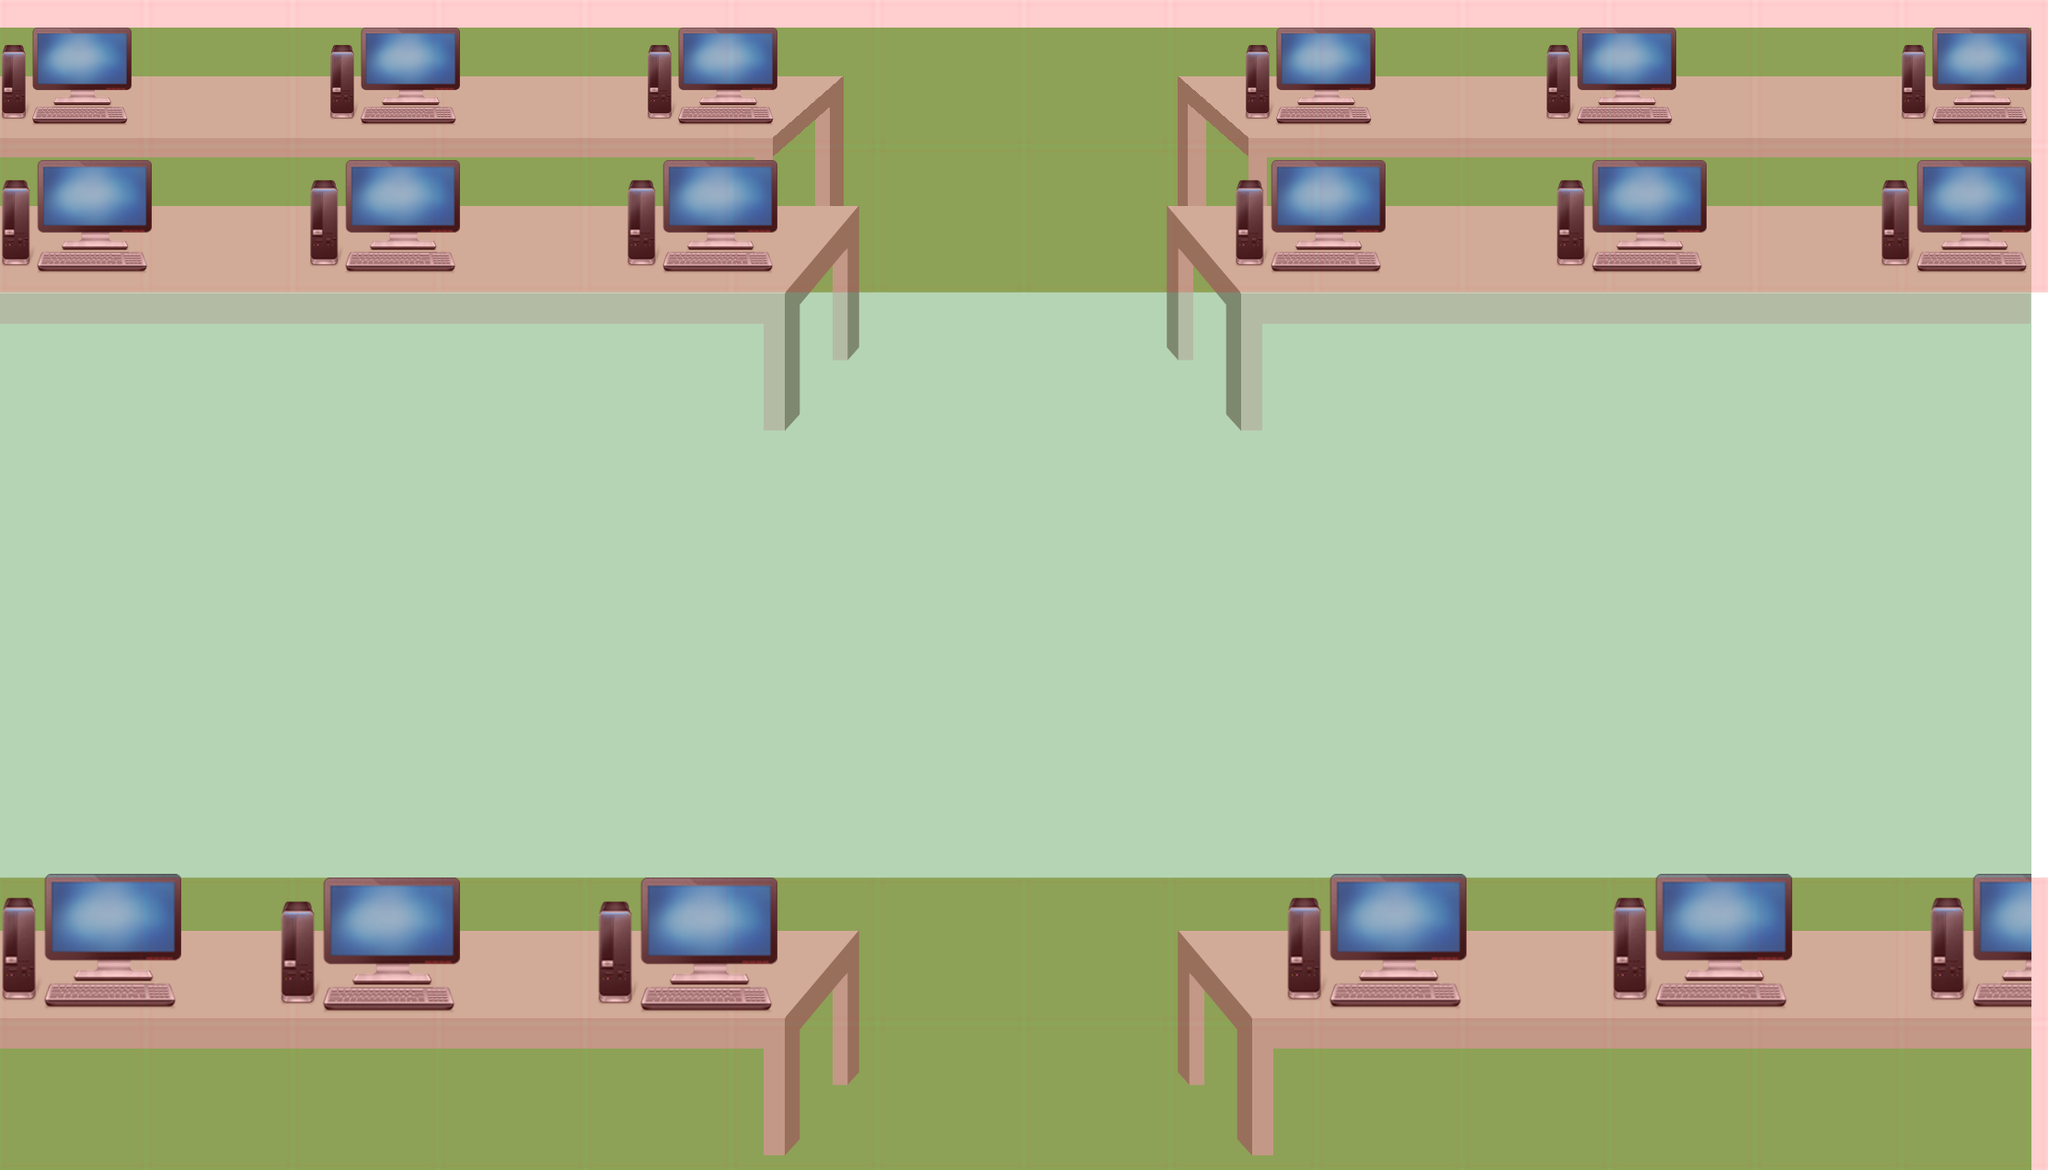

The image is a tile-based game level rendered from a .tmx file. Its description and source (layers, tilesets, objects; grid data summarised) follow:
An orthogonal 14x8 tile map with 159x159 px tiles, 2 tile layers (Tile Layer 1, building), 2 tilesets.

<map version="1.0" orientation="orthogonal" renderorder="right-down" width="14" height="8" tilewidth="159" tileheight="159" nextobjectid="1">
 <tileset firstgid="1" name="IST_Inside" tilewidth="159" tileheight="159">
  <image source="IST_Inside.png" width="2226" height="1272" />
 </tileset>
 <tileset firstgid="113" name="meta" tilewidth="159" tileheight="159">
  <image source="meta.png" width="159" height="159" />
  <tile id="0">
   <properties>
    <property name="collision" value="false" />
   </properties>
  </tile>
 </tileset>
 <layer name="Tile Layer 1" width="14" height="8">
  <data>[112 cells, 112 non-empty, 112 distinct tile ids]</data>
 </layer>
 <layer name="building" width="14" height="8">
  <data>[112 cells, 56 non-empty, 1 distinct tile ids]</data>
 </layer>
</map>
